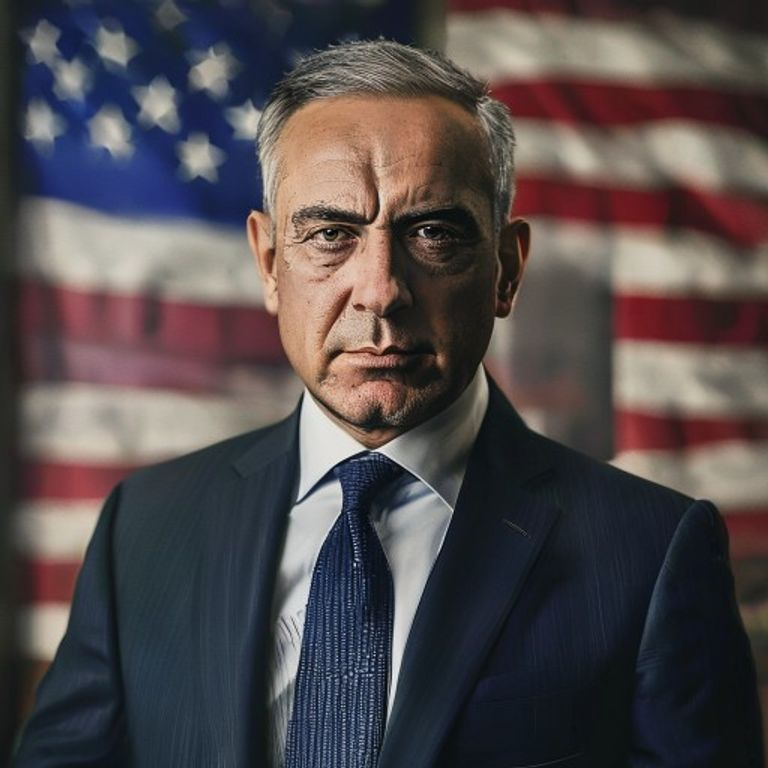
#> input picture news_image.jpg, 768 x 768 px
$ python -i generator_v2.py   (imports and definitions only)
#> lines starting #> are read from the running program, lines starting #| are printed output that depends on the picture
### modules/poster/effects.py
from PIL import Image, ImageDraw, ImageFilter


def add_bottom_gradient(img, height_ratio=0.50):

    w, h = img.size

    fade_height = int(h * height_ratio)

    gradient = Image.new("L", (1, fade_height))

    for y in range(fade_height):

        alpha = int(255 * min(1.0, (y / fade_height) * 1.7))

        gradient.putpixel((0, y), alpha)

    gradient = gradient.resize((w, fade_height))

    black = Image.new("RGBA", (w, fade_height), (0, 0, 0, 255))

    black.putalpha(gradient)

    overlay = Image.new("RGBA", (w, h), (0, 0, 0, 0))

    overlay.paste(black, (0, h - fade_height))

    return Image.alpha_composite(
        img.convert("RGBA"),
        overlay
    ).convert("RGB")


# [20 lines left out: functions add_shadow, blur_background, not called in this run]

### modules/poster/generator_v2.py
from PIL import (
    Image,
    ImageDraw,
    ImageFont,
    ImageEnhance
)

import os

from datetime import datetime

from modules.poster.effects import (
    add_bottom_gradient
)

from modules.poster.text import (
    wrap_text,
    draw_stroke_text,
    get_hindi_font,
    get_english_font
)


# -----------------------------
# CONFIG
# -----------------------------

WIDTH = 1080
HEIGHT = 1350

LEFT = 60
RIGHT = 60

HEADER_Y = 35

FOOTER_HEIGHT = 95

LOGO_PATH = "assets/logo.png"
BREAKING_PATH = "assets/breaking.png"

WHITE = (255,255,255)
YELLOW = (255,210,0)
BLACK = (0,0,0)
RED = (225,0,0)
LIGHT = (235,235,235)


# -----------------------------
# IMAGE COVER
# -----------------------------

def cover_resize(img):

    iw, ih = img.size

    scale = max(
        WIDTH / iw,
        HEIGHT / ih
    )

    nw = int(iw * scale)
    nh = int(ih * scale)

    img = img.resize(
        (nw, nh),
        Image.LANCZOS
    )

    left = (nw - WIDTH) // 2
    top = (nh - HEIGHT) // 2

    return img.crop(
        (
            left,
            top,
            left + WIDTH,
            top + HEIGHT
        )
    )


# -----------------------------
# IMAGE LOOK
# -----------------------------

def enhance(img):

    img = ImageEnhance.Contrast(
        img
    ).enhance(1.18)

    img = ImageEnhance.Color(
        img
    ).enhance(1.08)

    img = ImageEnhance.Sharpness(
        img
    ).enhance(1.12)

    return img


# -----------------------------
# HEADER
# -----------------------------

# [130 lines left out: functions draw_header, draw_footer, not called in this run]


# -----------------------------
# BACKGROUND
# -----------------------------

def prepare_background(
    image_path
):

#> called with image_path = '../../news_image.jpg'
    img = Image.open(
        image_path
    ).convert("RGB")
#> img is the input picture: PIL image 768x768 RGB; mean R, G, B 81.5, 74.3, 75.8

    img = cover_resize(img)
#> in cover_resize, `return img.crop( ( left, top, left + WIDTH, top + HEIGHT ) )`:
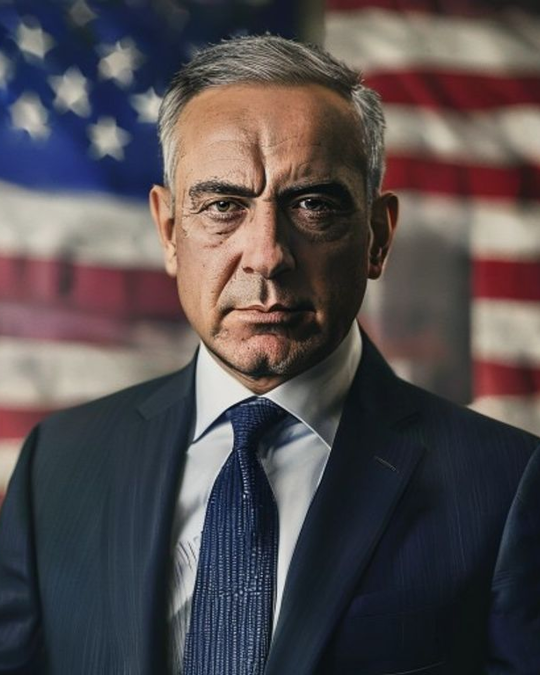
#> returned value: PIL image 1080x1350 RGB (shown at 1/2 size); mean R, G, B 82.9, 76.1, 78.2

    img = enhance(img)
#> in enhance, `img = ImageEnhance.Contrast( img ).enhance(1.18)`:
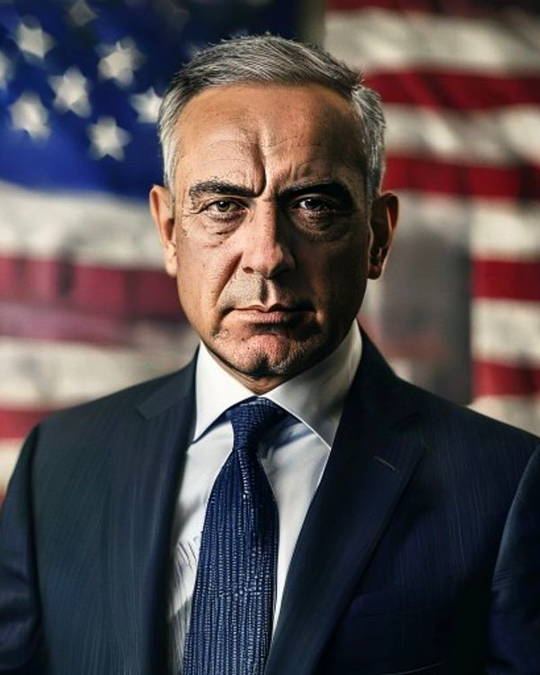
#> img: PIL image 1080x1350 RGB (shown at 1/2 size); mean R, G, B 83.3, 75.3, 77.8

    img = add_bottom_gradient(img)
#> in add_bottom_gradient, `gradient = gradient.resize((w, fade_height))`:
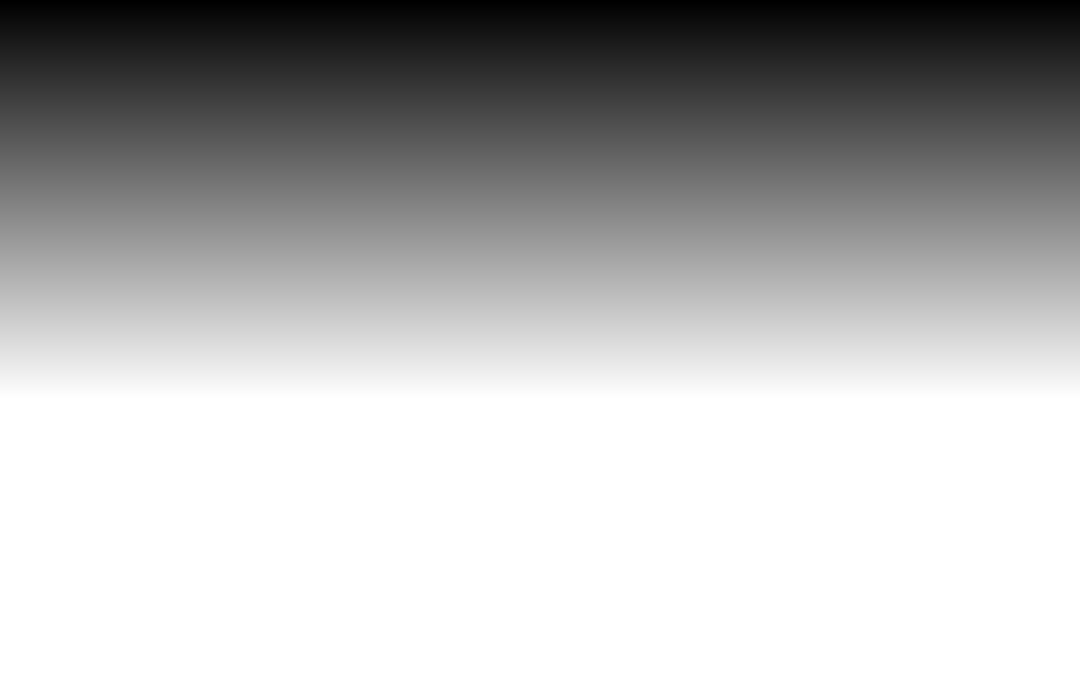
#> gradient: PIL image 1080x675 L; min 0, max 255, mean 179.5
#> in add_bottom_gradient, `black.putalpha(gradient)`:
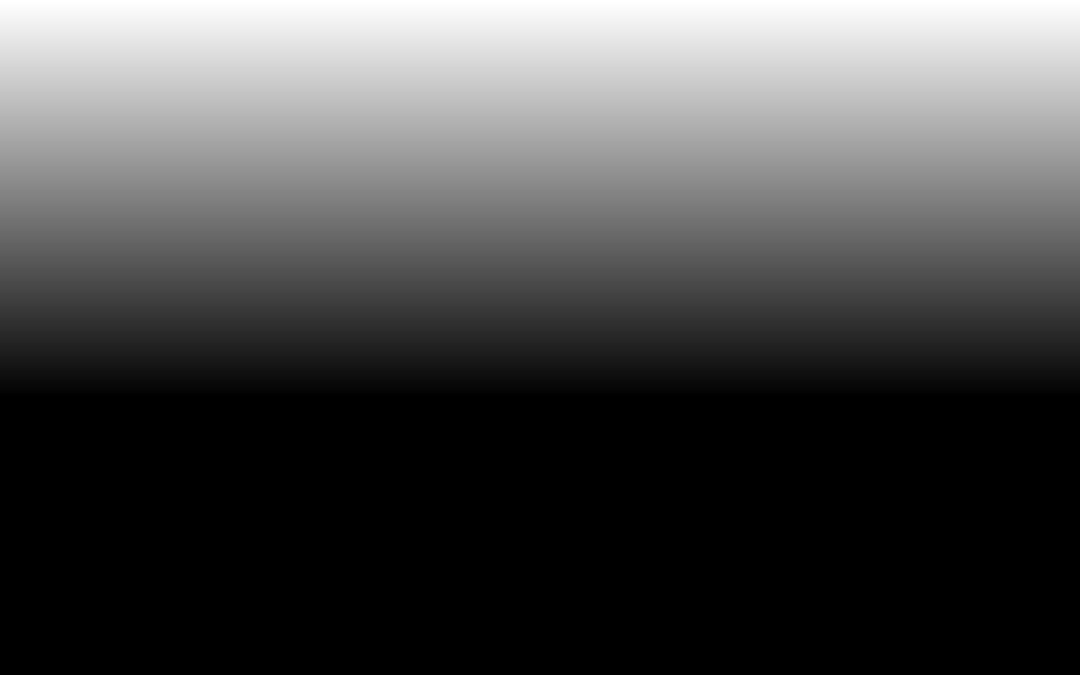
#> black: PIL image 1080x675 RGBA; mean R, G, B, A 0, 0, 0, 179.5; transparent parts drawn white
#> in add_bottom_gradient, `overlay = Image.new("RGBA", (w, h), (0, 0, 0, 0))`: overlay: PIL image 1080x1350 RGBA; every value is 0
#> in add_bottom_gradient, `overlay.paste(black, (0, h - fade_height))`:
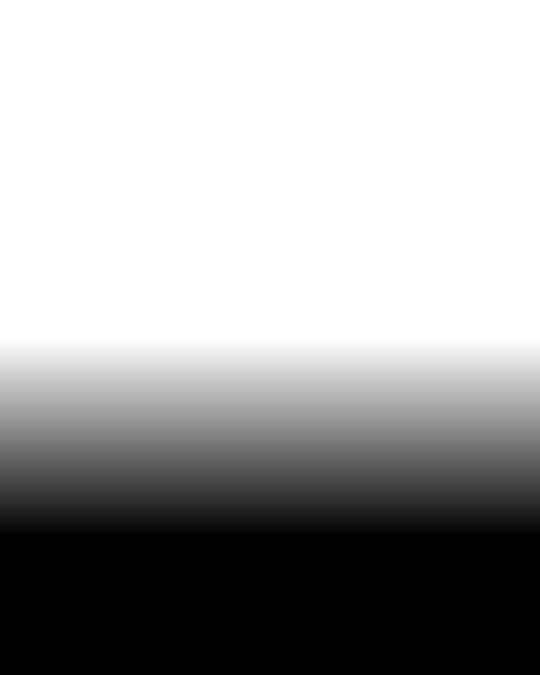
#> overlay: PIL image 1080x1350 RGBA (shown at 1/2 size); mean R, G, B, A 0, 0, 0, 89.8; transparent parts drawn white
#> in add_bottom_gradient, `return Image.alpha_composite( img.convert("RGBA"), overlay ).convert("..`:
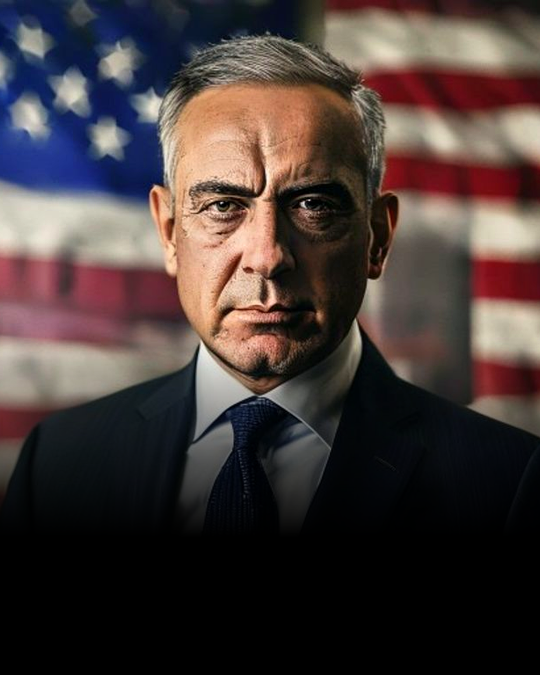
#> returned value: PIL image 1080x1350 RGB (shown at 1/2 size); mean R, G, B 69.8, 58, 56.4

    return img

import re

# -----------------------------
# MIXED TEXT
# -----------------------------

# [210 lines left out: functions draw_mixed_text, draw_headline, draw_summary, generate_poster, not called in this run]

>>> result = prepare_background('../../news_image.jpg')
